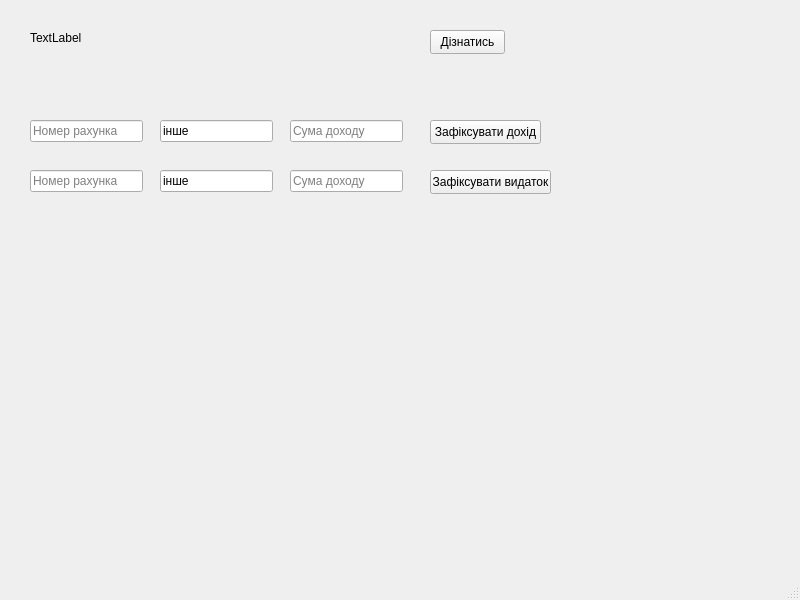
<?xml version="1.0" encoding="UTF-8"?>
<ui version="4.0">
 <class>MainWindow</class>
 <widget class="QMainWindow" name="MainWindow">
  <property name="geometry">
   <rect>
    <x>0</x>
    <y>0</y>
    <width>800</width>
    <height>600</height>
   </rect>
  </property>
  <property name="windowTitle">
   <string>Кошти</string>
  </property>
  <widget class="QWidget" name="centralwidget">
   <widget class="QLabel" name="label">
    <property name="geometry">
     <rect>
      <x>30</x>
      <y>30</y>
      <width>181</width>
      <height>16</height>
     </rect>
    </property>
    <property name="text">
     <string>TextLabel</string>
    </property>
   </widget>
   <widget class="QPushButton" name="pushButton">
    <property name="geometry">
     <rect>
      <x>430</x>
      <y>30</y>
      <width>75</width>
      <height>24</height>
     </rect>
    </property>
    <property name="text">
     <string>Дізнатись</string>
    </property>
   </widget>
   <widget class="QLabel" name="label_2">
    <property name="geometry">
     <rect>
      <x>30</x>
      <y>130</y>
      <width>49</width>
      <height>16</height>
     </rect>
    </property>
    <property name="text">
     <string/>
    </property>
   </widget>
   <widget class="QPushButton" name="pushButton_2">
    <property name="geometry">
     <rect>
      <x>430</x>
      <y>120</y>
      <width>111</width>
      <height>24</height>
     </rect>
    </property>
    <property name="text">
     <string>Зафіксувати дохід</string>
    </property>
   </widget>
   <widget class="QLineEdit" name="lineEdit">
    <property name="geometry">
     <rect>
      <x>30</x>
      <y>120</y>
      <width>113</width>
      <height>22</height>
     </rect>
    </property>
    <property name="placeholderText">
     <string>Номер рахунка</string>
    </property>
   </widget>
   <widget class="QLineEdit" name="lineEdit_2">
    <property name="geometry">
     <rect>
      <x>160</x>
      <y>120</y>
      <width>113</width>
      <height>22</height>
     </rect>
    </property>
    <property name="text">
     <string>інше</string>
    </property>
    <property name="placeholderText">
     <string>Тип доходу</string>
    </property>
   </widget>
   <widget class="QLineEdit" name="lineEdit_3">
    <property name="geometry">
     <rect>
      <x>290</x>
      <y>120</y>
      <width>113</width>
      <height>22</height>
     </rect>
    </property>
    <property name="toolTip">
     <string/>
    </property>
    <property name="placeholderText">
     <string>Сума доходу</string>
    </property>
   </widget>
   <widget class="QLineEdit" name="lineEdit_4">
    <property name="geometry">
     <rect>
      <x>30</x>
      <y>170</y>
      <width>113</width>
      <height>22</height>
     </rect>
    </property>
    <property name="placeholderText">
     <string>Номер рахунка</string>
    </property>
   </widget>
   <widget class="QLineEdit" name="lineEdit_5">
    <property name="geometry">
     <rect>
      <x>160</x>
      <y>170</y>
      <width>113</width>
      <height>22</height>
     </rect>
    </property>
    <property name="text">
     <string>інше</string>
    </property>
    <property name="placeholderText">
     <string>Тип доходу</string>
    </property>
   </widget>
   <widget class="QLineEdit" name="lineEdit_6">
    <property name="geometry">
     <rect>
      <x>290</x>
      <y>170</y>
      <width>113</width>
      <height>22</height>
     </rect>
    </property>
    <property name="toolTip">
     <string/>
    </property>
    <property name="placeholderText">
     <string>Сума доходу</string>
    </property>
   </widget>
   <widget class="QPushButton" name="pushButton_3">
    <property name="enabled">
     <bool>true</bool>
    </property>
    <property name="geometry">
     <rect>
      <x>430</x>
      <y>170</y>
      <width>121</width>
      <height>24</height>
     </rect>
    </property>
    <property name="text">
     <string>Зафіксувати видаток</string>
    </property>
   </widget>
  </widget>
  <widget class="QMenuBar" name="menubar">
   <property name="geometry">
    <rect>
     <x>0</x>
     <y>0</y>
     <width>800</width>
     <height>22</height>
    </rect>
   </property>
  </widget>
  <widget class="QStatusBar" name="statusbar"/>
 </widget>
 <resources/>
 <connections/>
</ui>
